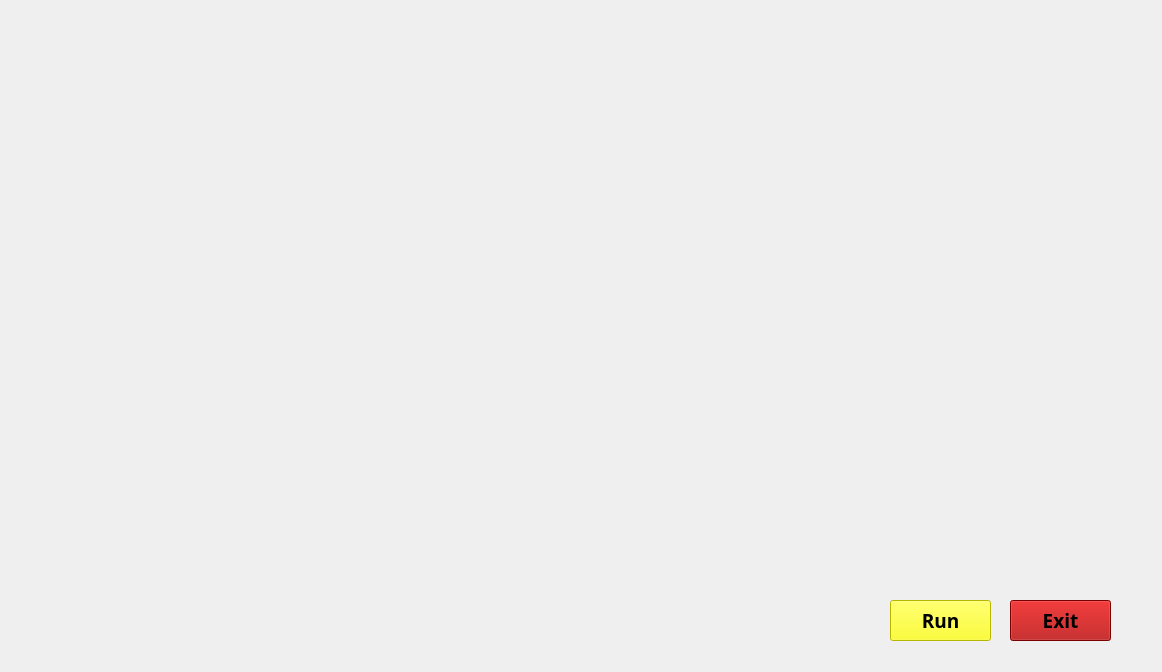
<?xml version="1.0" encoding="UTF-8"?>
<ui version="4.0">
 <class>jarvisUI</class>
 <widget class="QMainWindow" name="jarvisUI">
  <property name="geometry">
   <rect>
    <x>0</x>
    <y>0</y>
    <width>1162</width>
    <height>672</height>
   </rect>
  </property>
  <property name="windowTitle">
   <string>MainWindow</string>
  </property>
  <widget class="QWidget" name="centralwidget">
   <widget class="QLabel" name="label">
    <property name="geometry">
     <rect>
      <x>0</x>
      <y>0</y>
      <width>1161</width>
      <height>671</height>
     </rect>
    </property>
    <property name="text">
     <string/>
    </property>
    <property name="pixmap">
     <pixmap>GIF from GIFER.gif</pixmap>
    </property>
    <property name="scaledContents">
     <bool>true</bool>
    </property>
   </widget>
   <widget class="QPushButton" name="pushButton">
    <property name="geometry">
     <rect>
      <x>890</x>
      <y>600</y>
      <width>101</width>
      <height>41</height>
     </rect>
    </property>
    <property name="font">
     <font>
      <family>Arial Black</family>
      <pointsize>14</pointsize>
      <bold>true</bold>
     </font>
    </property>
    <property name="cursor">
     <cursorShape>PointingHandCursor</cursorShape>
    </property>
    <property name="styleSheet">
     <string notr="true">background-color: rgb(255, 255, 0);
color: rgb(0, 0, 0);</string>
    </property>
    <property name="text">
     <string>Run</string>
    </property>
   </widget>
   <widget class="QPushButton" name="pushButton_2">
    <property name="geometry">
     <rect>
      <x>1010</x>
      <y>600</y>
      <width>101</width>
      <height>41</height>
     </rect>
    </property>
    <property name="font">
     <font>
      <family>Arial Black</family>
      <pointsize>14</pointsize>
      <bold>true</bold>
     </font>
    </property>
    <property name="cursor">
     <cursorShape>PointingHandCursor</cursorShape>
    </property>
    <property name="styleSheet">
     <string notr="true">background-color: rgb(170, 0, 0);
color: rgb(0, 0, 0);</string>
    </property>
    <property name="text">
     <string>Exit</string>
    </property>
   </widget>
   <widget class="QLabel" name="label_2">
    <property name="geometry">
     <rect>
      <x>0</x>
      <y>0</y>
      <width>381</width>
      <height>171</height>
     </rect>
    </property>
    <property name="styleSheet">
     <string notr="true">background-color: transparent;</string>
    </property>
    <property name="text">
     <string/>
    </property>
    <property name="pixmap">
     <pixmap>00545cb7179c504433d4c8f5e845f286.gif</pixmap>
    </property>
    <property name="scaledContents">
     <bool>true</bool>
    </property>
   </widget>
   <widget class="QLabel" name="label_3">
    <property name="geometry">
     <rect>
      <x>340</x>
      <y>0</y>
      <width>301</width>
      <height>61</height>
     </rect>
    </property>
    <property name="text">
     <string/>
    </property>
    <property name="pixmap">
     <pixmap>0000 (1).png</pixmap>
    </property>
    <property name="scaledContents">
     <bool>true</bool>
    </property>
   </widget>
   <widget class="QTextBrowser" name="textBrowser">
    <property name="geometry">
     <rect>
      <x>620</x>
      <y>0</y>
      <width>271</width>
      <height>61</height>
     </rect>
    </property>
    <property name="font">
     <font>
      <family>Nirmala UI</family>
      <pointsize>16</pointsize>
      <bold>true</bold>
     </font>
    </property>
    <property name="styleSheet">
     <string notr="true">background-color: transparent;
border-radius: none;</string>
    </property>
   </widget>
   <widget class="QTextBrowser" name="textBrowser_2">
    <property name="geometry">
     <rect>
      <x>900</x>
      <y>0</y>
      <width>256</width>
      <height>61</height>
     </rect>
    </property>
    <property name="styleSheet">
     <string notr="true">background-color: transparent;
border-radius: none;</string>
    </property>
   </widget>
  </widget>
 </widget>
 <resources/>
 <connections/>
</ui>
